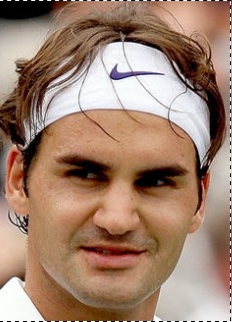
#> input picture Chapter2/fed1.jpg, 232 x 322 px
$ jupyter execute --allow-errors Sec2_5.ipynb
#> lines starting #> are read from the running program, lines starting #| are printed output that depends on the picture
Section 2.5:  Eigenfaces

[cell 1]
import numpy as np
import matplotlib.pyplot as plt
import matplotlib.image as img
from skimage.color import rgb2gray
from skimage import io
from skimage.transform import resize

fig = plt.figure(figsize=(15, 10))

F1c=io.imread('fed1.jpg'); F1 = rgb2gray(F1c); F1r= resize(F1,(120,80)) # read
#> further down, F1c is the input picture: shape (322, 232, 3); mean R, G, B 161.3, 130.4, 111.7
F2c=io.imread('fed2.jpg'); F2 = rgb2gray(F2c); F2r= resize(F2,(120,80))
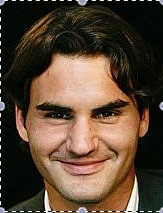
#> input picture Chapter2/fed2.jpg, 163 x 213 px
#> further down, F2c is the input picture: shape (213, 163, 3); mean R, G, B 88.9, 69.8, 52.5
F3c=io.imread('fed3.jpg'); F3 = rgb2gray(F3c); F3r= resize(F3,(120,80))
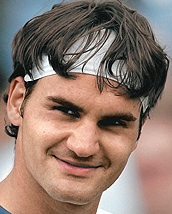
#> input picture Chapter2/fed3.jpg, 172 x 214 px
#> further down, F3c is the input picture: shape (214, 172, 3); mean R, G, B 143.9, 121.3, 110.5
F4c=io.imread('fed4.jpg'); F4 = rgb2gray(F4c); F4r= resize(F4,(120,80))
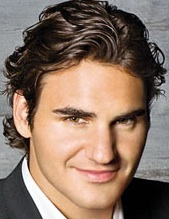
#> input picture Chapter2/fed4.jpg, 169 x 219 px
#> further down, F4c is the input picture: shape (219, 169, 3); mean R, G, B 136.4, 114.1, 99.8
#> after `F4r = resize(F4, (120, 80))`:
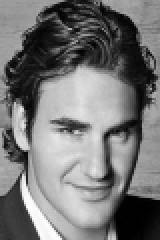
#> F4r: shape (120, 80) float64 (shown 2 times larger); min 0.000288, max 0.996, mean 0.462
F5c=io.imread('fed5.jpg'); F5 = rgb2gray(F5c); F5r= resize(F5,(120,80))
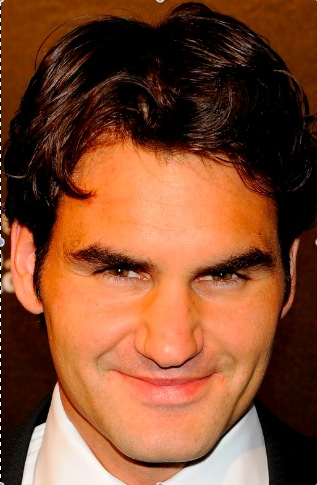
#> input picture Chapter2/fed5.jpg, 317 x 485 px
#> further down, F5c is the input picture: shape (485, 317, 3); mean R, G, B 129.3, 75.2, 47.4
#> after `F5r = resize(F5, (120, 80))`:
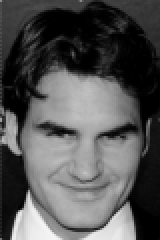
#> F5r: shape (120, 80) float64 (shown 2 times larger); min 0, max 0.963, mean 0.332

C1c=io.imread('clooney1.jpg'); C1 = rgb2gray(C1c); C1r= resize(C1,(120,80))
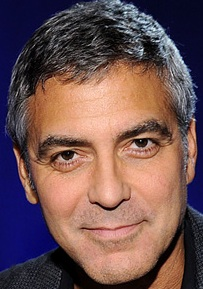
#> input picture Chapter2/clooney1.jpg, 203 x 289 px
#> further down, C1c is the input picture: shape (289, 203, 3); mean R, G, B 112.4, 84.2, 83.1
#> after `C1 = rgb2gray(C1c)`:
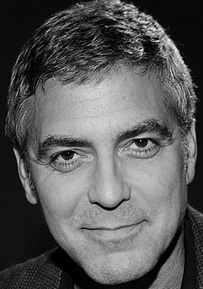
#> C1: shape (289, 203) float64; min 0, max 0.994, mean 0.353
#> after `C1r = resize(C1, (120, 80))`:
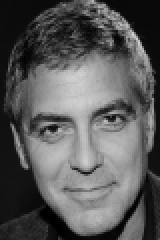
#> C1r: shape (120, 80) float64 (shown 2 times larger); min 9.45e-06, max 0.827, mean 0.353
#> (the rest of this cell did not finish here and is left out)

[cell 2]
#plt.imshow(F1r)
plt.pcolor(np.flipud(F1r),cmap='gray')
plt.xticks([]); plt.yticks([])

[cell 3]
import numpy as np
from scipy.io import loadmat
import matplotlib.pyplot as plt
from numpy import linalg

#> (the rest of this cell did not finish here and is left out)

[cell 4]
m=10
#> (the rest of this cell did not finish here and is left out)

#> (a cell that did not finish here is left out)

#> (a cell that did not finish here is left out)

#> (a cell that did not finish here is left out)

#> (a cell that did not finish here is left out)

[cell 9]
import matplotlib.pyplot as plt
import numpy as np

# Define a sample dataset
data = np.array([2, 3, 1, 5, 4, 6, 2, 3, 4, 5])

# Create the stem plot
plt.stem(data)

# Show the plot
plt.show()
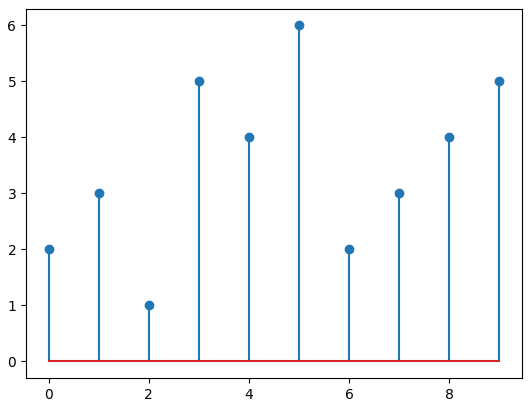
#> figure drawn by matplotlib, 1 panel; curve peaks at x = 5, y = 6
